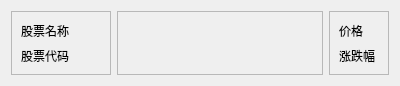
<?xml version="1.0" encoding="UTF-8"?>
<ui version="4.0">
 <class>StockCard</class>
 <widget class="QWidget" name="StockCard">
  <property name="geometry">
   <rect>
    <x>0</x>
    <y>0</y>
    <width>400</width>
    <height>86</height>
   </rect>
  </property>
  <property name="windowTitle">
   <string>Form</string>
  </property>
  <layout class="QHBoxLayout" name="horizontalLayout">
   <item>
    <widget class="QFrame" name="frame_stock">
     <property name="minimumSize">
      <size>
       <width>100</width>
       <height>0</height>
      </size>
     </property>
     <property name="maximumSize">
      <size>
       <width>100</width>
       <height>16777215</height>
      </size>
     </property>
     <property name="frameShape">
      <enum>QFrame::StyledPanel</enum>
     </property>
     <property name="frameShadow">
      <enum>QFrame::Raised</enum>
     </property>
     <layout class="QVBoxLayout" name="verticalLayout">
      <item>
       <widget class="QLabel" name="label_stock_name">
        <property name="text">
         <string>股票名称</string>
        </property>
       </widget>
      </item>
      <item>
       <widget class="QLabel" name="label_stock_code">
        <property name="text">
         <string>股票代码</string>
        </property>
       </widget>
      </item>
     </layout>
    </widget>
   </item>
   <item>
    <widget class="QFrame" name="frame_other">
     <property name="frameShape">
      <enum>QFrame::StyledPanel</enum>
     </property>
     <property name="frameShadow">
      <enum>QFrame::Raised</enum>
     </property>
    </widget>
   </item>
   <item>
    <widget class="QFrame" name="frame_price">
     <property name="minimumSize">
      <size>
       <width>60</width>
       <height>0</height>
      </size>
     </property>
     <property name="maximumSize">
      <size>
       <width>60</width>
       <height>16777215</height>
      </size>
     </property>
     <property name="frameShape">
      <enum>QFrame::StyledPanel</enum>
     </property>
     <property name="frameShadow">
      <enum>QFrame::Raised</enum>
     </property>
     <layout class="QVBoxLayout" name="verticalLayout_2">
      <item>
       <widget class="QLabel" name="label_price">
        <property name="text">
         <string>价格</string>
        </property>
       </widget>
      </item>
      <item>
       <widget class="QLabel" name="label">
        <property name="text">
         <string>涨跌幅</string>
        </property>
       </widget>
      </item>
     </layout>
    </widget>
   </item>
  </layout>
 </widget>
 <resources/>
 <connections/>
</ui>
